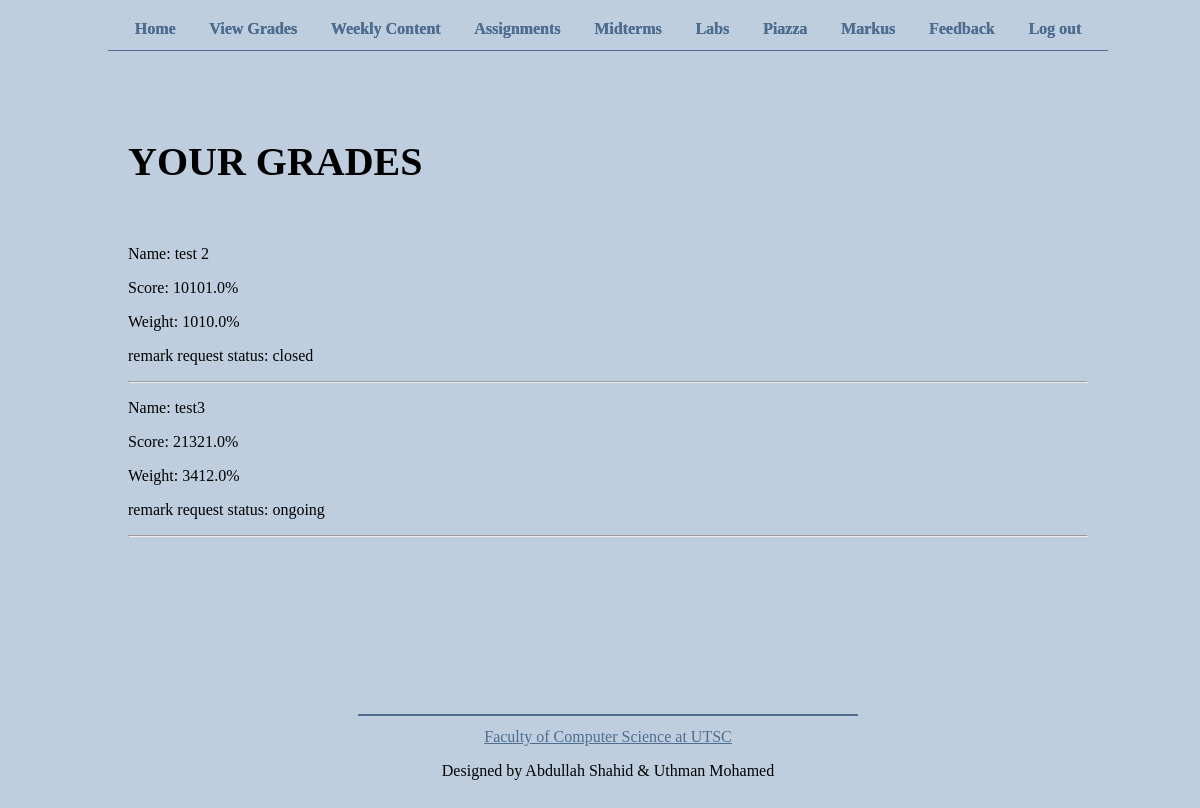
/view/grades (signed in), run on an earlier commit of the app's database.
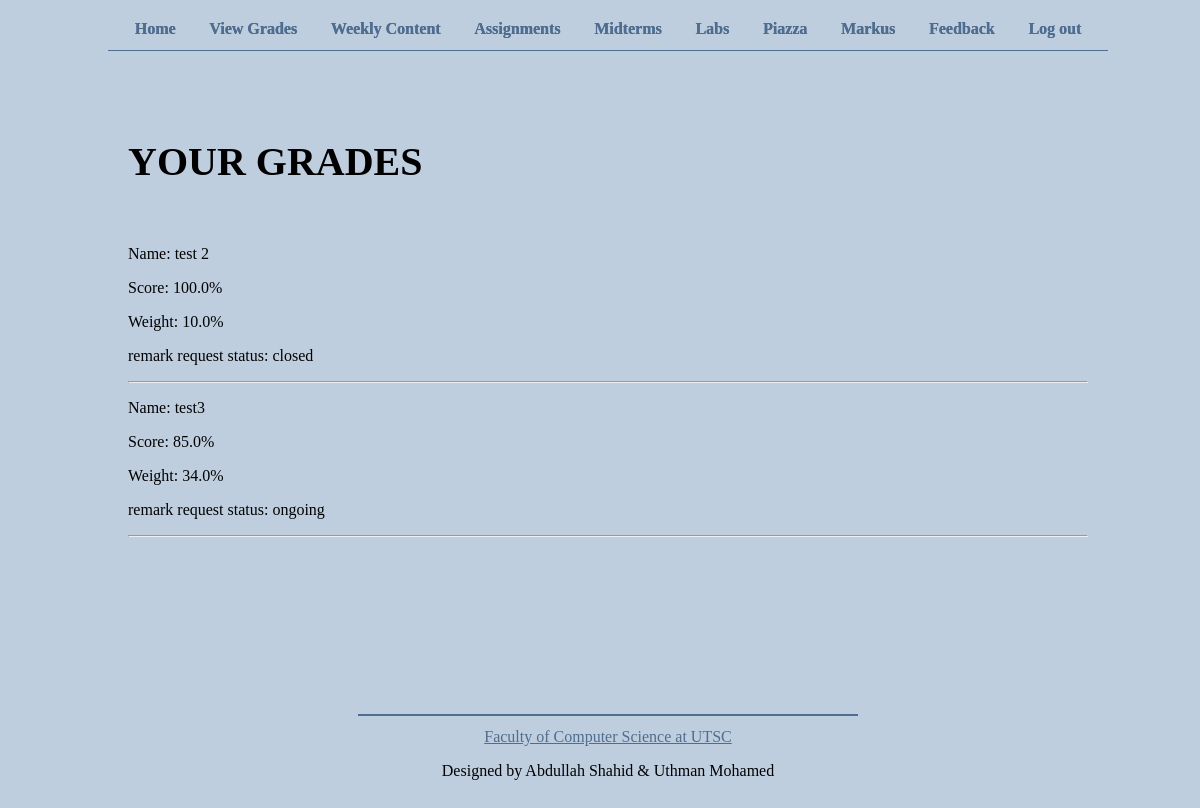
And on a later commit of the database.
### app.py (models this page shows, shortened)
class Grade(db.Model):
    __tablename__ = 'Grade'
    id = db.Column(db.Integer, primary_key = True)
    user_id = db.Column(db.Integer, db.ForeignKey('User.id'), nullable = False)
    ass_name = db.Column(db.String(30), nullable = False)
    score = db.Column(db.Float, nullable = False)
    weight = db.Column(db.Float, nullable = False)

### app.py (the view)
@app.route('/view/grades')
def view_grades():
    if 'username' not in session:
        return redirect(url_for('login'))
    if not session['is_student']:
        return redirect(url_for('root'))
    page_name = 'view_grades'
    grades = get_grades(session['username'])
    requests = []
    for grade in grades:
        remark_request = RemarkRequest.query.filter_by(grade_id = grade.id).first()
        if remark_request is None:
            requests.append("none")
        else:
            if remark_request.closed == 0:
                requests.append("ongoing")
            else:
                requests.append("closed")
    return render_template('view_grades.html', page_name = page_name, grades = grades, requests=requests)

### app.py (called while the page is built)
def get_grades(username):
    user = User.query.filter_by(username = username).first()
    return Grade.query.filter_by(user_id=user.id).all()

### templates/view_grades.html (shortened to what this page needs)
{% extends "template.html" %}
{% block content %}
{% if session.username %}
    <h1>Your grades</h1>
    {% if grades %}
    {% for grade in grades %}
        <div class="row">
            <p>Name: {{grade.ass_name}} </p>
            <p>Score: {{grade.score}}%</p>
            <p>Weight: {{grade.weight}}%</p>
            {% if requests[loop.index0] == 'none' %}
            <p>Submit a remark request:</p>
            <form action="/remark_request/{{grade.id}}" method="post">
                <p>Explain what should be remarked:</p>
                <textarea name="remarkContent" required></textarea>
                <button type="submit">Submit</button>
            </form>
            {% else %}
            <p>remark request status: {{requests[loop.index0]}}</p>
            {%endif%}
        </div>
        <hr>
    {% endfor %}
    {% else %}
    <p>You do not have any grades yet.</p>
    {% endif %}
{%endif%}
{% endblock %}

### templates/template.html (shortened to what this page needs)
<!DOCTYPE html>
<html lang="en">
<head>
    <link rel="stylesheet" href="{{ url_for('static', filename='css/template.css') }}">
    <link rel="stylesheet" href="{{ url_for('static', filename='css/' + page_name + '.css') }}">
</head>
<body>
    <header>
        <nav>
            {% if session.username %}
                <a href="/">Home</a>
                {% if session.is_student %}
                    <a href="/view/grades">View Grades</a>
                {% else %}
                    <a href='/view/students'>Students</a>
                    <a href='/view/remark_requests'>Remark requests</a>
                {% endif %}
                <a href="/weeklyContent">Weekly Content</a>
                <a href="/assignments">Assignments</a>
                <a href="/midterms">Midterms</a>
                <a href="/labs">Labs</a>
                <a href="https://piazza.com/class/kxj5alixpjg4ft" target="_blank">Piazza</a>
                <a href="https://markus.utsc.utoronto.ca/cscb20w22" target="_blank">Markus</a>
                {% if session.is_student %}
                    <a href="/add/feedback">Feedback</a>
                {% else %}
                    <a href="/view/feedback">Feedback</a>
                {% endif %}
                <a href="/logout">Log out</a>
            {% else %}
                <a href="/login">Login</a>
                <a href="/register">register</a>
            {% endif %}
        </nav>
    </header>
    <main>
        {% block content %}
        {% endblock %}
    </main>
    <footer>
        <a href="https://www.utsc.utoronto.ca/cms/faculty-of-computer-science" target="_blank">Faculty of Computer Science at UTSC</a>
        <p>Designed by Abdullah Shahid & Uthman Mohamed</p>
    </footer>
</body>
</html>

### static/css/template.css (style rules this page uses)
* { box-sizing: border-box; }
html, body { height: 100%; width: 100%; font-family: 'Georgia', 'Times New Roman', Times, serif; background-color: rgb(191, 206, 223); }
body { display: flex; flex-direction: column; align-items: center; text-align: center; }
header { padding: 1% 0; border-bottom: 1px solid rgb(78, 109, 143); width: 1000px; }
main { width: 100%; padding: 5% 10%; align-self: flex-start; text-align: start; }
footer { border-top: 2px solid rgb(78, 109, 143); width: 500px; margin-top: auto; display: flex; flex-direction: column; justify-content: space-evenly; padding: 1% 0; }
header nav { display: flex; justify-content: space-evenly; }
header nav a { color: rgb(78, 109, 143); padding: 0 7px; text-decoration: unset; font-weight: 600; text-shadow: 0.3px 0.3px rgb(78, 109, 143); }
footer a:visited, footer a:link, main a { color:rgb(78, 109, 143); }

### static/css/view_grades.css (style rules this page uses)
h1 { text-transform: uppercase; font-size: 40px; margin-bottom: 60px; }

What changed in the data, as far as the page shows it:
changed Grade "test 2": score "10101.0" → "100.0"; weight "1010.0" → "10.0"
changed Grade "test3": score "21321.0" → "85.0"; weight "3412.0" → "34.0"
